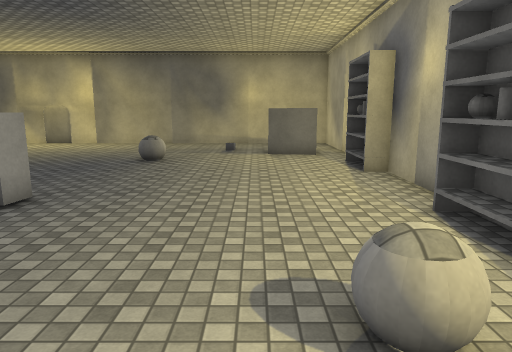
view 1 (above)

20 first-person views from a walk through a 3-D level made in the Unity game engine. The camera is 1.4 m above the floor, tilts 10° down and sees 70° across. The floor is counted in squares, 1 m on a side. Each view is taken from the middle of a square. On the plan, view 1 faces up. The plan holds only what a view shows up to about 16 squares ahead; the rest is blank. The place goes on beyond the plan. The player character is not drawn. Surface patterns are stand-ins for the level's own textures.

view 2
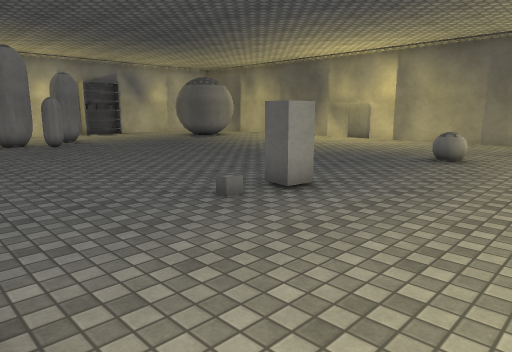

view 3
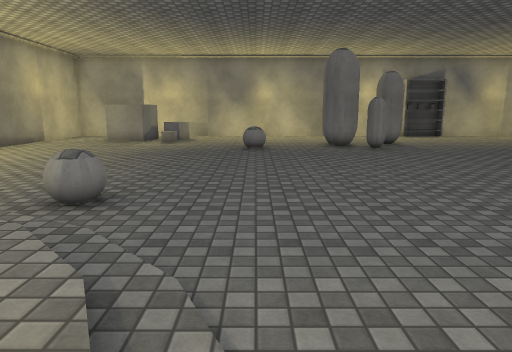

view 4
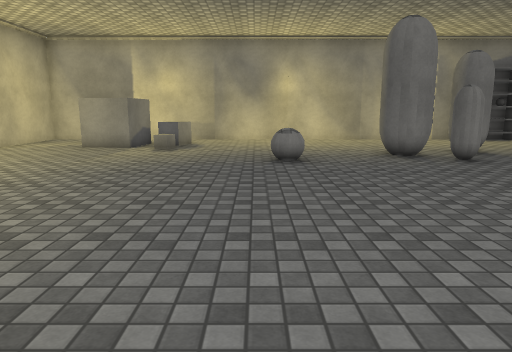

view 5
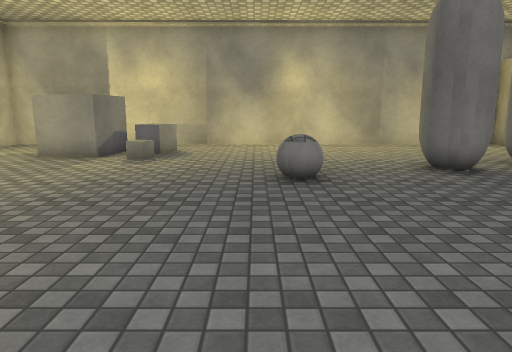

view 6
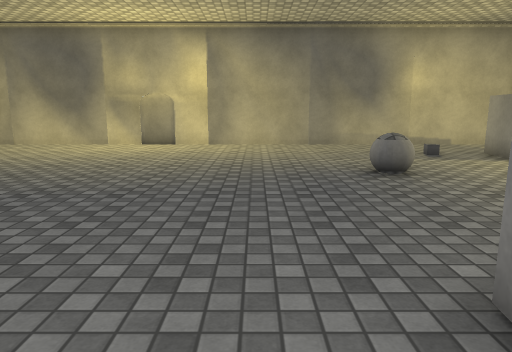

view 7
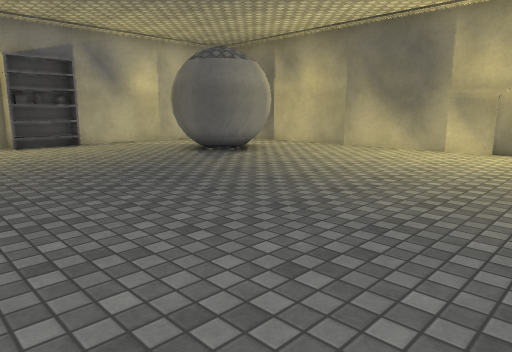

view 8
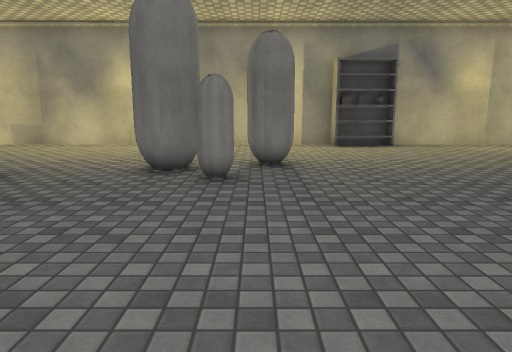

view 9
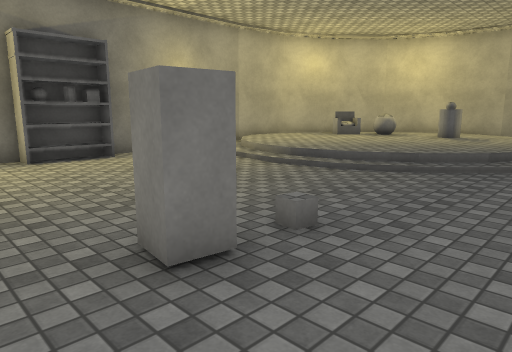

view 10
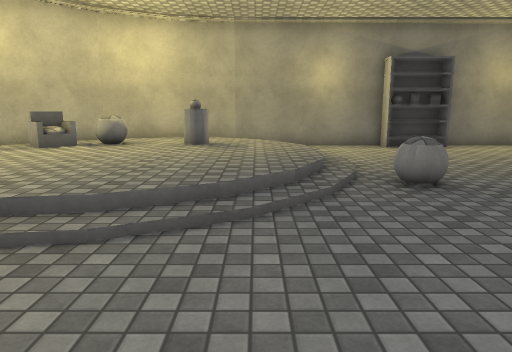

view 11
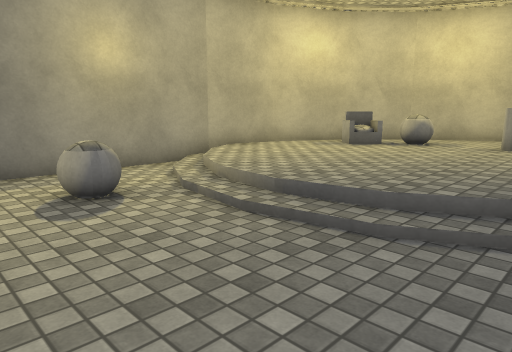

view 12
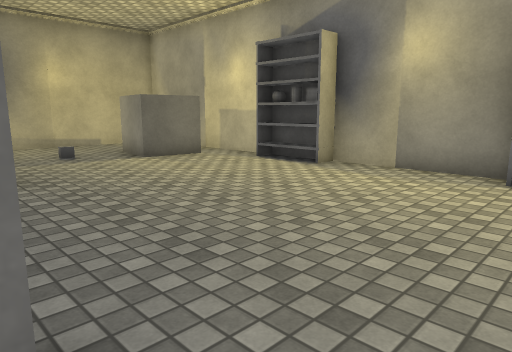

view 13
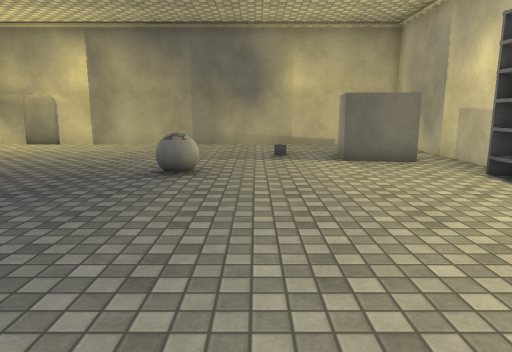

view 14
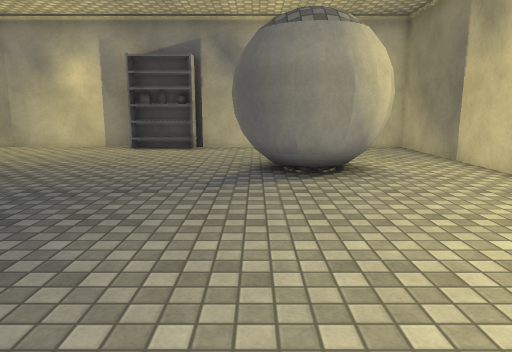

view 15
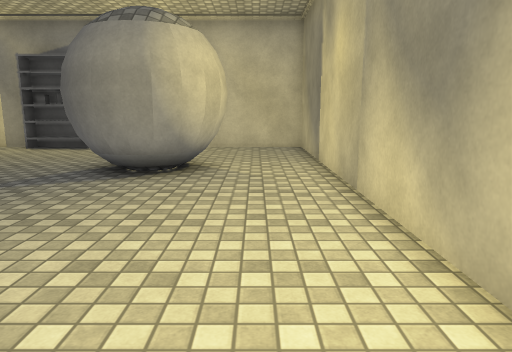

view 16
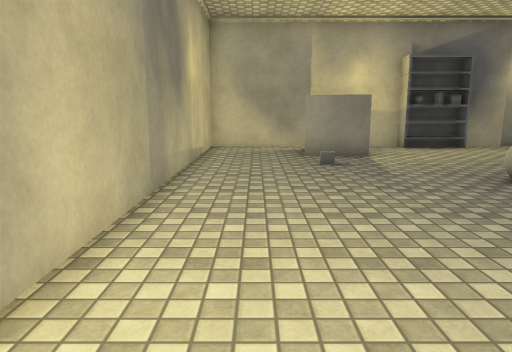

view 17
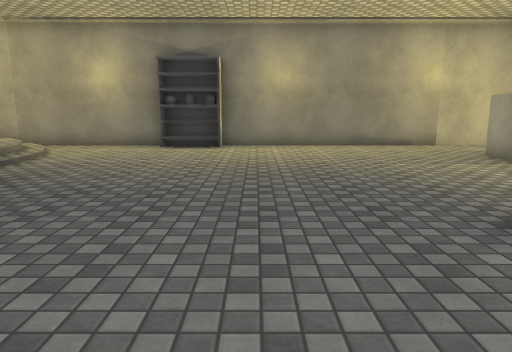

view 18
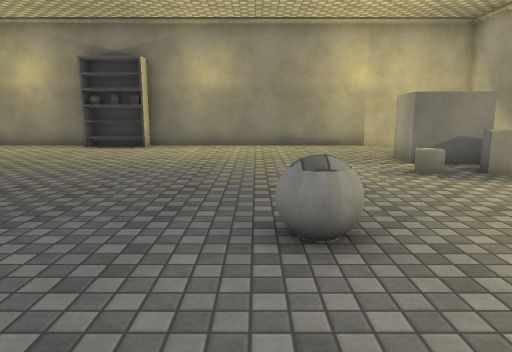

view 19
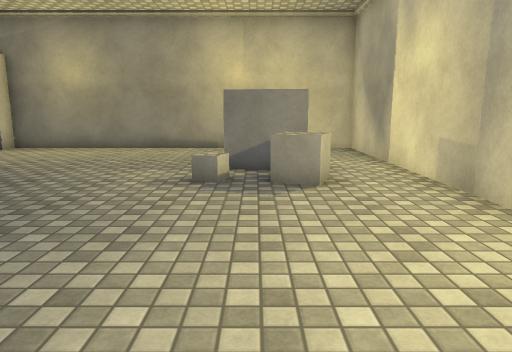

view 20
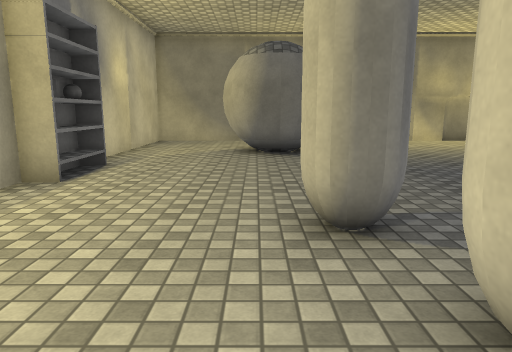

### Floor plan
Key: @ floor where view 1 was taken; # wall or solid block; . main floor; : floor 0.5 m higher than the main floor; / step, stairs or slope; C cube; B ball; S shelf; L block; A capsule; O other object.
Columns run from 26 left of view 1 to 4 right of it. Each row starts with its distance up from view 1.
 21 ###############################
 20 #.............................#
 19 #.............................#
 18 #.... ##......................#
 17 #...   #...................C  #
 16 #...####...................C C#
 15 #...####...................CC.#
 14 #.....................B.......#
 13 #S....................BB.....S#
 12 SS...........................SO
 11 OO...........................SC
 10 SS............................#
  9 #.............................#
  8 #.....A.......................#
  7 #.....AA.............L........#
  6 #......AAA...................SS
  5 #.....AAA....................SO
  4 #......A.....................S#
  3 #..........................BB.#
  2 #..........................B..#
  1 #.......BB............//////..#
  0 #....................//:::@///#
 -1 #...................//:::::::/#
 -2 #................BB//:::::::::#
 -3 #..C.............../::::::::::#
 -4 #..C.............../::::::::::#
 -5 #..CCC............./:::::::::#
 -6 #..  C............./:::O::BOO#
 -7 #.. C..............//::O:BBO#
 -8 #.................../::::::##
 -9 #...................//::::##
-10 ##############OO##########

Positions as (right, up) in squares from view 1, and headings:
1: (0, 0), facing up
2: (0, 1), facing up-left
3: (-2, 1), facing left
4: (-7, 0), facing left
5: (-10, 0), facing left
6: (-7, 5), facing up
7: (-9, 7), facing up-left
8: (-10, 7), facing left
9: (-8, 9), facing down-right
10: (-5, 5), facing down
11: (-5, 5), facing down-right
12: (-5, 5), facing up-right
13: (-2, 5), facing up
14: (-11, 15), facing left
15: (-11, 19), facing left
16: (-11, 19), facing right
17: (-14, 5), facing down
18: (-17, 5), facing down
19: (-22, 4), facing down
20: (-21, 3), facing up
